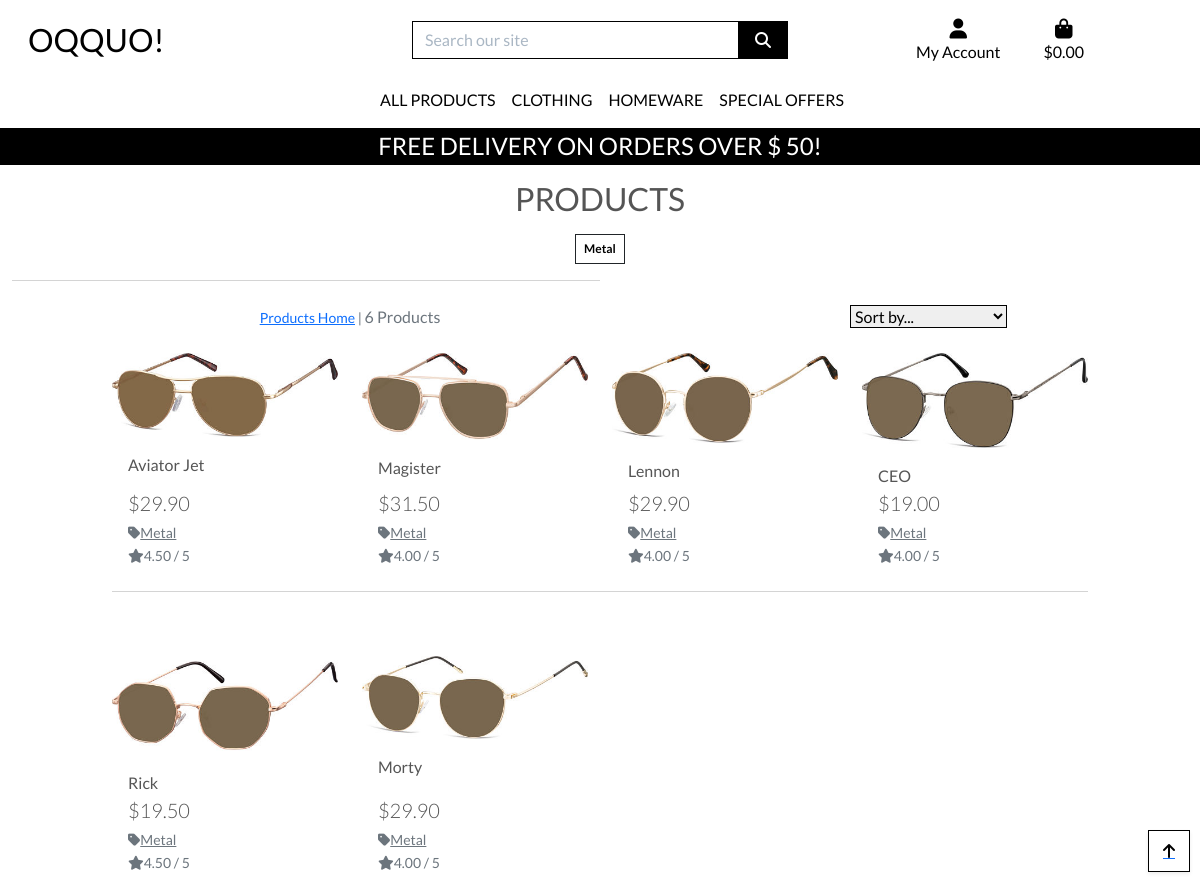
Page /products/?category=metal on the committed database.
### products/models.py (models this page shows, shortened)
class Category(models.Model):
    class Meta:
        verbose_name_plural = 'Categories'
    name = models.CharField(max_length=254)
    friendly_name = models.CharField(max_length=254, null=True, blank=True)

class Product(models.Model):
    category = models.ForeignKey('Category', null=True, blank=True, on_delete=models.SET_NULL)
    sku = models.CharField(max_length=254, null=True, blank=True)
    name = models.CharField(max_length=254)
    description = models.TextField()
    price = models.DecimalField(max_digits=6, decimal_places=2)
    rating = models.DecimalField(max_digits=6, decimal_places=2, null=True, blank=True)
    image_url = models.URLField(max_length=1024, null=True, blank=True)
    image = models.ImageField(null=True, blank=True)

### products/views.py (the view, shortened to what this page needs)
# urls.py: path('', views.all_products, name='products'),
def all_products(request):
    products = Product.objects.all()
    query = None
    categories = None
    sort = None
    direction = None
    if request.GET:
        if 'category' in request.GET:
            categories = request.GET['category'].split(',')
            products = products.filter(category__name__in=categories)
            categories = Category.objects.filter(name__in=categories)
    current_sorting = f'{sort}_{direction}'
    context = {
        'products': products,
        'search_term': query,
        'current_categories': categories,
        'current_sorting': current_sorting,
    }
    return render(request, 'products/products.html', context)

### bag/contexts.py (called while the page is built, shortened)
def bag_contents(request):
    bag_items = []
    total = 0
    product_count = 0
    bag = request.session.get('bag', {})
    if total < settings.FREE_DELIVERY_THRESHOLD:
        delivery = total * Decimal(settings.STANDARD_DELIVERY_PERCENTAGE / 100)
        free_delivery_delta = settings.FREE_DELIVERY_THRESHOLD - total
    else:
        delivery = 0
        free_delivery_delta = 0
    grand_total = delivery + total
    context = {
        'bag_items': bag_items,
        'total': total,
        'product_count': product_count,
        'delivery': delivery,
        'free_delivery_delta': free_delivery_delta,
        'free_delivery_threshold': settings.FREE_DELIVERY_THRESHOLD,
        'grand_total': grand_total,
    }
    return context

### products/templates/products/products.html (shortened to what this page needs)
{% extends "base.html" %}
{% load static %}
{% block page_header %}
    <div class="container header-container">
    </div>
{% endblock %}
{% block content %}
    <div class="overlay"></div>
    <div class="container-fluid">
        <div class="row">
            <div class="col text-center mt-3">
                <h2 class="logo-font">Products</h2>
                {% for c in current_categories %}
                    <a class="category-badge text-decoration-none" href="{% url 'products' %}?category={{ c.name }}">
                        <span class="p-2 mt-2 badge badge-white text-black rounded-0 border border-dark">{{ c.friendly_name }}</span>
                    </a>
                {% endfor %}
                <hr class="w-50 mb-1">
            </div>
        </div>
        <div class="row">
            <div class="product-container col-10 offset-1">
                <div class="row mt-1 mb-2">
                    <div class="col-12 col-md-6 my-auto order-md-last d-flex justify-content-center justify-content-md-end">
                        <div class="sort-select-wrapper w-50">
                            <select id="sort-selector" class="custom-select custom-select-sm rounded-0 border border-{% if current_sorting != 'None_None' %}info{% else %}black{% endif %}">
                                <option value="reset" {% if current_sorting == 'None_None' %}selected{% endif %}>Sort by...</option>
                            </select>
                        </div>
                    </div>
                    <div class="col-12 col-md-6 order-md-first">
                        <p class="text-muted mt-3 text-center text-md-left">
                            {% if search_term or current_categories or current_sorting != 'None_None' %}
                                <span class="small"><a href="{% url 'products' %}">Products Home</a> | </span>
                            {% endif %}
                            {{ products|length }} Products{% if search_term %} found for <strong>"{{ search_term }}"</strong>{% endif %}
                        </p>
                    </div>
                </div>
                <div class="row">
                    {% for product in products %}
                        <div class="col-sm-6 col-md-6 col-lg-4 col-xl-3">
                            <div class="card h-100 border-0">
                                {% if product.image %}
                                <a href="{% url 'product_detail' product.id %}">
                                    <img class="card-img-top img-fluid" src="{{ product.image.url }}" alt="{{ product.name }}">
                                </a>
                                {% else %}
                                <a href="{% url 'product_detail' product.id %}">
                                    <img class="card-img-top img-fluid" src="{{ MEDIA_URL }}noimage.png" alt="{{ product.name }}">
                                </a>
                                {% endif %}
                                <div class="card-body pb-0">
                                    <p class="mb-0">{{ product.name }}</p>
                                </div>
                                <div class="card-footer bg-white pt-0 border-0 text-left">
                                    <div class="row">
                                        <div class="col">
                                            <p class="lead mb-0 text-left font-weight-bold">${{ product.price }}</p>
                                            {% if product.category %}
                                            <p class="small mt-1 mb-0">
                                                <a class="text-muted" href="{% url 'products' %}?category={{ product.category.name }}">
                                                    <i class="fas fa-tag mr-1"></i>{{ product.category.friendly_name }}
                                                </a>
                                            </p>
                                            {% endif %}
                                            {% if product.rating %}
                                                <small class="text-muted"><i class="fas fa-star mr-1"></i>{{ product.rating }} / 5</small>
                                            {% else %}
                                                <small class="text-muted">No Rating</small>
                                            {% endif %}
                                        </div>
                                    </div>
                                </div>
                            </div>
                        </div>
                        {% if forloop.counter|divisibleby:4 %}
                            <div class="col-12 d-none d-xl-block mb-5">
                                <hr>
                            </div>
                        {% endif %}
                    {% endfor %}
                </div>
            </div>
        </div>
    </div>
    <div class="btt-button shadow-sm rounded-0 border border-black">
        <a class="btt-link d-flex h-100">
            <i class="fas fa-arrow-up text-black mx-auto my-auto"></i>
        </a>
    </div>
{% endblock %}

### static/css/base.css (style rules this page uses)
html { height: 100%; }
body { background: url('/media/homepage_background_cropped.jpg') no-repeat center center fixed; background-size: cover; height: calc(100vh - 164px); color: #555; font-family: 'Lato'; }
.logo-font { text-transform: uppercase; }
.text-black { color: #000 !important; }
.border-black { border: 1px solid black !important; }
.overlay { height: 100%; width: 100%; top: 0; left: 0; position: fixed; background: white; z-index: -1; }
.btt-button { height: 42px; width: 42px; position: fixed; bottom: 10px; right: 10px; }
.btt-link, .update-link, .remove-item { cursor: pointer; }
@media (min-width: 1200px) { .container { max-width: 80%; } }
@media (min-width: 992px) { .header-container { padding-top: 164px; } }

### rows in the picture
Category: friendly_name "Metal"
Product: image (picture), name "Aviator Jet", price "29.90", category.friendly_name "Metal", rating "4.50"
Product: image (picture), name "Magister", price "31.50", category.friendly_name "Metal", rating "4.00"
Product: image (picture), name "Lennon", price "29.90", category.friendly_name "Metal", rating "4.00"
Product: image (picture), name "CEO", price "19.00", category.friendly_name "Metal", rating "4.00"
Product: image (picture), name "Rick", price "19.50", category.friendly_name "Metal", rating "4.50"
Product: image (picture), name "Morty", price "29.90", category.friendly_name "Metal", rating "4.00"

### other values in the picture
{{ free_delivery_threshold }} "50"
{{ products|length }} "6"
